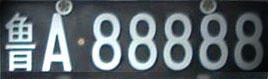
%> input picture bigWork/photo/II/鲁A88888.jpg, 268 x 79 px
$ octave T000000.m   (GNU Octave 9; MATLAB toolbox functions it lacks are replaced by stand-ins)
%> lines starting %> are read from the running program, lines starting %| are printed output that depends on the picture
% 第二类的第一张图片
clear;clc;
I = imread('../photo/II/鲁A88888.jpg');
%> I is the input picture: size 79x268x3 uint8; mean R, G, B 91, 101, 106.1
subplot(331);imshow(I);title("原图");


% 2 灰度化
I1 = rgb2gray(I);
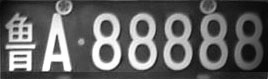
%> I1: size 79x268 uint8; min 4, max 255, mean 98.6
subplot(332);imshow(I1);title("灰度图");


% %  锐化
I1 = imadjust(I1,[],[],0.5); % 伽马变换
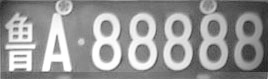
%> I1: size 79x268 uint8; min 32, max 255, mean 149.2
% I1 = histeq(I1); % 均衡化
subplot(337);imhist(I1);title("二值图像");
subplot(338);imshow(I1);title("二值图像");
%> after `title("二值图像")`:
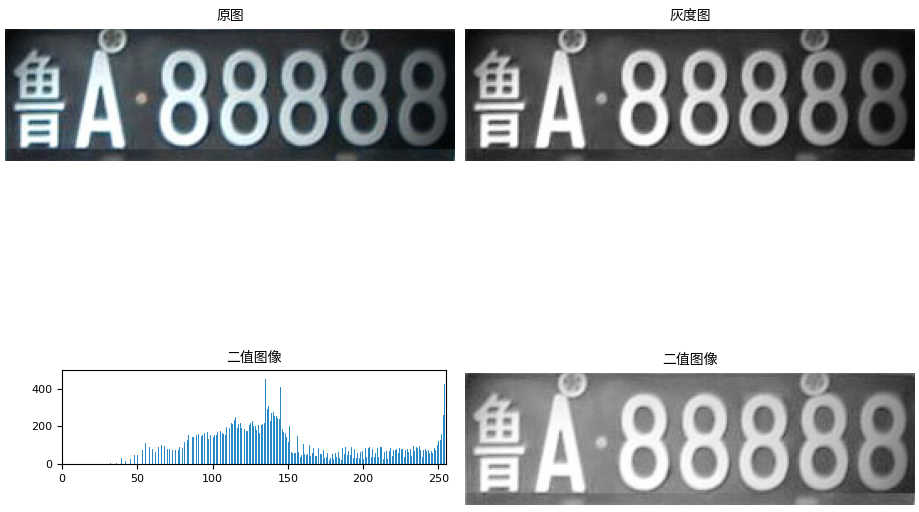
%> figure redrawn from the program's plot data, 4 panels

subplot(338);imshow(I1);title("二值图像");

%> (the run ends here)

$ run again, with bigWork/photo/II/兰A20008.jpg copied over bigWork/photo/II/鲁A88888.jpg
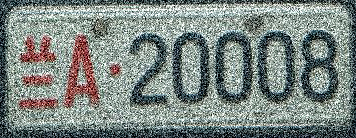
%> input picture bigWork/photo/II/兰A20008.jpg, 356 x 138 px
%> I is the input picture: size 138x356x3 uint8; mean R, G, B 124.4, 134.4, 130.2
%> `I1 = imadjust(I1,[],[],0.5);`:
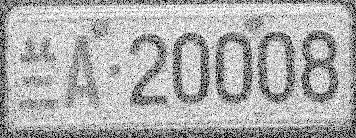
%> I1: size 138x356 uint8; min 0, max 255, mean 173.7
%> `title("二值图像")`:
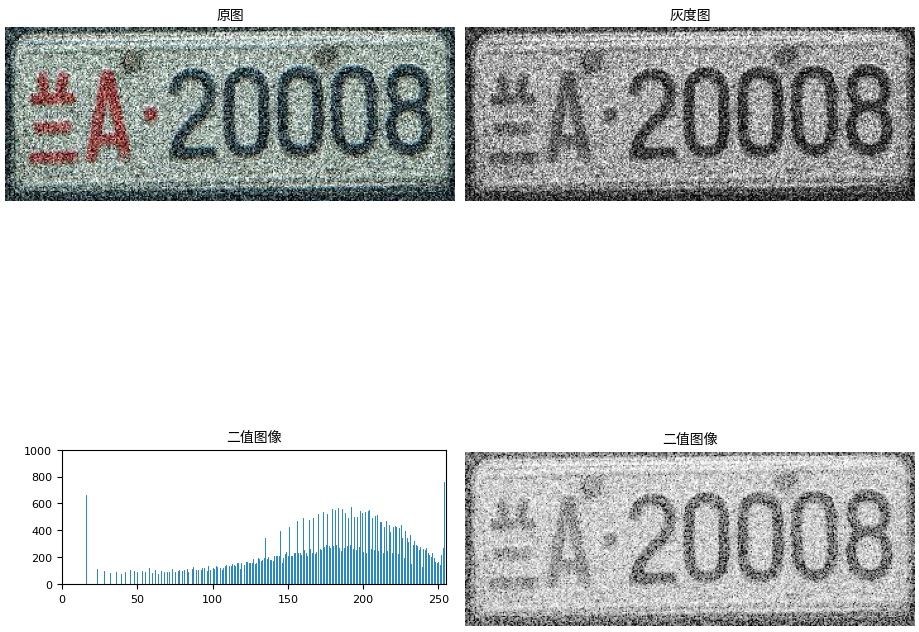
%> figure redrawn from the program's plot data, 4 panels

$ run again, with bigWork/photo/II/冀BQQ613.jpg copied over bigWork/photo/II/鲁A88888.jpg
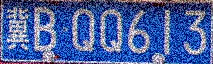
%> input picture bigWork/photo/II/冀BQQ613.jpg, 213 x 64 px
%> I is the input picture: size 64x213x3 uint8; mean R, G, B 74.1, 95.6, 157.7
%> `I1 = imadjust(I1,[],[],0.5);`:
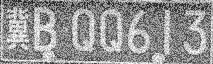
%> I1: size 64x213 uint8; min 23, max 255, mean 148
%> `title("二值图像")`:
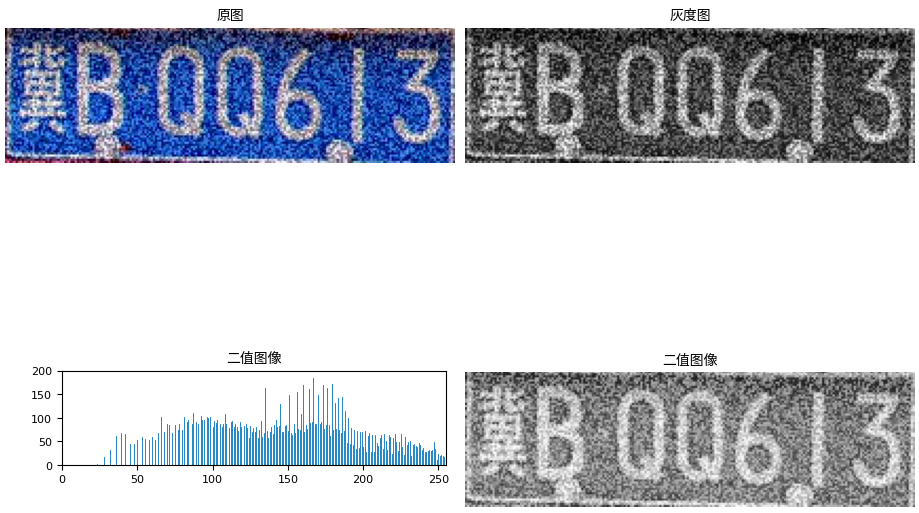
%> figure redrawn from the program's plot data, 4 panels
